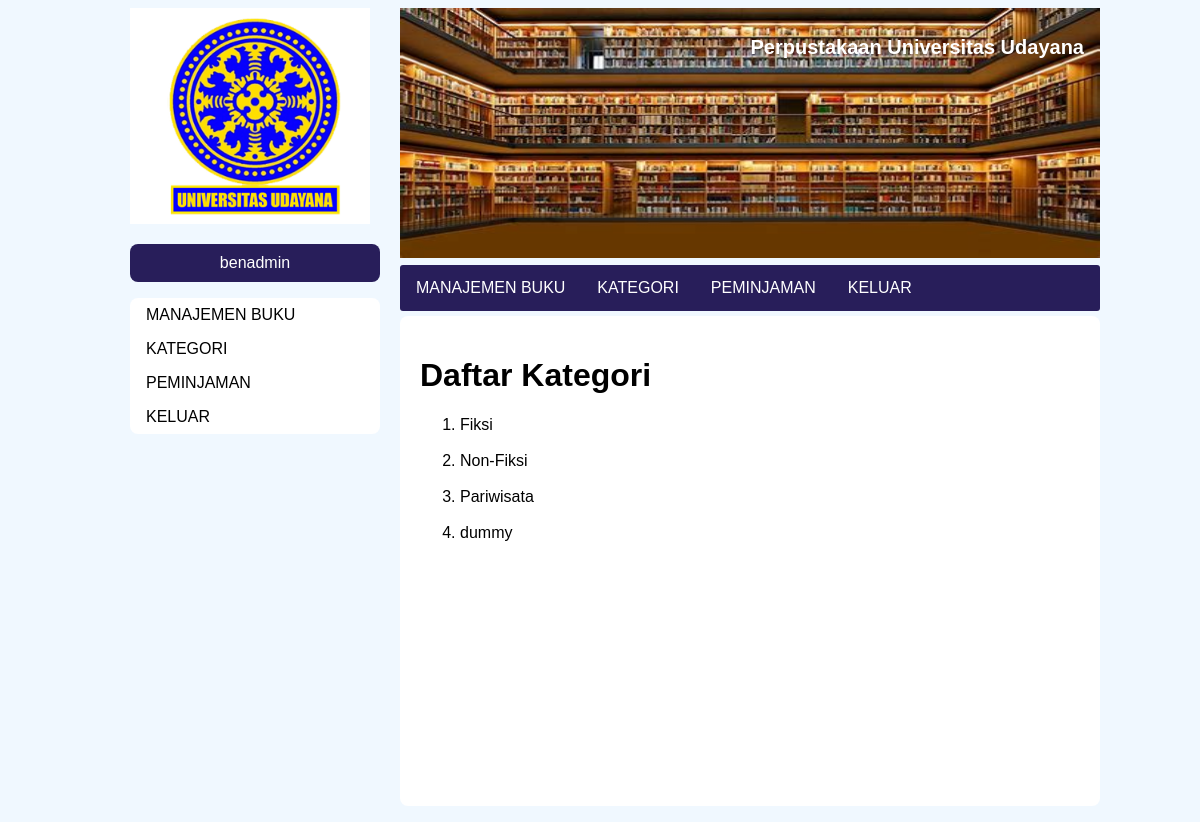
Page /category.php (signed in) on the committed database.
### tables this page shows
CREATE TABLE `buku` (
  `id_buku` int(11) NOT NULL,
  `judul` varchar(100) NOT NULL,
  `tahun` int(11) NOT NULL,
  `penulis` varchar(100) NOT NULL,
  `ISBN` varchar(13) NOT NULL,
  `pic` varchar(100) NOT NULL,
  `kategori` varchar(32) NOT NULL,
  `rak` int(11) NOT NULL,
  `stok` int(11) NOT NULL
);

### db-con.php (called while the page is built, shortened)
<?php
class database{
	var $host = "localhost";
	var $username = "root";
	var $password = "";
	var $database = "perpustakaan";
	function __construct(){
		$this->koneksi = mysqli_connect($this->host, $this->username, $this->password,$this->database);
	}
}
?>

### category.php (the view, shortened to what this page needs)
<?php
include_once('db-con.php');
$database = new database();
$query = 'SELECT kategori FROM buku;';
$cat = mysqli_query($database->koneksi,$query);
?>
<!DOCTYPE html>
<html lang="en">
<head>
    <?php include "style.php"; ?>
    <link rel="stylesheet" href="css/kontak.css">
</head>
<body>
    <div id="main-content">
        <?php include 'header-sidebar.php';?>
        <div id="isi">
            <h1>Daftar Kategori</h1>
            <ol>
            <?php
            while($category = mysqli_fetch_assoc($cat)){
                echo "<li>".$category['kategori']."</li><br>";
            }
            ?>
            </ol>
        </div>
    </div>
</body>
</html>

### css/user.css (style rules this page uses)
body { background-color: aliceblue; }

### css/kontak.css (style rules this page uses)
* { font-family: sans-serif; }
#main-content { margin: 0 auto; width: 1000px; height: auto; }
#isi { margin-top: 8px; margin-bottom: 8px; padding: 20px; width: 660px; height: 450px; float: right; background: white; border-radius: 8px; }

### rows in the picture
buku: kategori "Fiksi"
buku: kategori "Non-Fiksi"
buku: kategori "Pariwisata"
buku: kategori "dummy"

### other values in the picture
$_SESSION['nama'] "benadmin"
